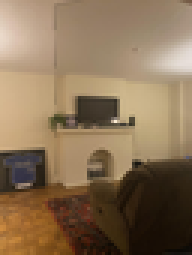
#> input picture HW3/data/LivingRoomPanorama.png, 64 x 85 px, shrunk from 1008 x 1345 before the run, given in place of cv_cover.jpg, which was not available (shown 3 times larger)
$ python displayMatch.py
#> lines starting #> are read from the running program, lines starting #| are printed output that depends on the picture; pictures that were not available may be replaced by others from this repository, and a replacement may not be noted
### HW3/code/matchPics.py
import numpy as np
import cv2
import skimage.color
from helper import briefMatch
from helper import computeBrief
from helper import corner_detection

# Q2.1.4


def matchPics(I1, I2, opts):
    """
    Match features across images

    Input
    -----
    I1, I2: Source images
    opts: Command line args

    Returns
    -------
    matches: List of indices of matched features across I1, I2 [p x 2]
    locs1, locs2: Pixel coordinates of matches [N x 2]
    """

    # print("Computing Matches...\n")

    ratio = opts.ratio  # 'ratio for BRIEF feature descriptor'
    sigma = opts.sigma  # 'threshold for corner detection using FAST feature detector'

    # TODO: Convert Images to GrayScale
    I1g = skimage.color.rgb2gray(I1)
    I2g = skimage.color.rgb2gray(I2)

    # TODO: Detect Features in Both Images
    locs1_temp = corner_detection(I1g, sigma)
    locs2_temp = corner_detection(I2g, sigma)

    # TODO: Obtain descriptors for the computed feature locations
    desc1, locs1 = computeBrief(I1g, locs1_temp)
    desc2, locs2 = computeBrief(I2g, locs2_temp)

    # TODO: Match features using the descriptors
    matches = briefMatch(desc1, desc2, ratio)

    print(
        f"Matches: {matches.shape[0]} | Locs 1: {locs1.shape[0]} | Locs 2: {locs2.shape[0]}\n")

    # Flip y,x to x, y
    locs1 = np.fliplr(locs1)
    locs2 = np.fliplr(locs2)

    return matches, locs1, locs2

### HW3/code/helper.py
import numpy as np
import cv2
import scipy.io as sio
from matplotlib import pyplot as plt
import skimage.feature

PATCHWIDTH = 9

def briefMatch(desc1,desc2,ratio):

    matches = skimage.feature.match_descriptors(desc1,desc2,'hamming',cross_check=True,max_ratio=ratio)
    return matches


def plotMatches(im1,im2,matches,locs1,locs2):

    fig, ax = plt.subplots(nrows=1, ncols=1)
    im1 = cv2.cvtColor(im1, cv2.COLOR_BGR2GRAY)
    im2 = cv2.cvtColor(im2, cv2.COLOR_BGR2GRAY)
    plt.axis('off')
    skimage.feature.plot_matches(ax,im1,im2,locs1,locs2,matches,matches_color='r',only_matches=True)
    plt.show()
    return


def makeTestPattern(patchWidth, nbits):

    np.random.seed(0)
    compareX = patchWidth*patchWidth * np.random.random((nbits,1))
    compareX = np.floor(compareX).astype(int)
    np.random.seed(1)
    compareY = patchWidth*patchWidth * np.random.random((nbits,1))
    compareY = np.floor(compareY).astype(int)

    return (compareX, compareY)


def computePixel(img, idx1, idx2, width, center):

    halfWidth = width // 2
    col1 = idx1 % width - halfWidth
    row1 = idx1 // width - halfWidth
    col2 = idx2 % width - halfWidth
    row2 = idx2 // width - halfWidth
    return 1 if img[int(center[0]+row1)][int(center[1]+col1)] < img[int(center[0]+row2)][int(center[1]+col2)] else 0


def computeBrief(img, locs):

    patchWidth = 9
    nbits = 256
    compareX, compareY = makeTestPattern(patchWidth,nbits)
    m, n = img.shape

    halfWidth = patchWidth//2

    locs = np.array(list(filter(lambda x: halfWidth <= x[0] < m-halfWidth and halfWidth <= x[1] < n-halfWidth, locs)))
    desc = np.array([list(map(lambda x: computePixel(img, x[0], x[1], patchWidth, c), zip(compareX, compareY))) for c in locs])

    return desc, locs


def corner_detection(img, sigma):

    # fast method
    result_img = skimage.feature.corner_fast(img, n=PATCHWIDTH, threshold=sigma)
    locs = skimage.feature.corner_peaks(result_img, min_distance=1)
    return locs


# [31 lines left out: function loadVid, not called in this run]

### HW3/code/opts.py
'''
Hyperparameters wrapped in argparse
This file contains most of tuanable parameters for this homework


You can change the values by changing their default fields or by command-line
arguments. For example, "python q2_1_4.py --sigma 0.15 --ratio 0.7"
'''

import argparse


def get_opts():
    parser = argparse.ArgumentParser(description='16-720 HW2: Homography')

    # Feature detection (requires tuning)
    parser.add_argument('--sigma', type=float, default=0.15,
                        help='threshold for corner detection using FAST feature detector')
    parser.add_argument('--ratio', type=float, default=0.90,
                        help='ratio for BRIEF feature descriptor')

    # Ransac (requires tuning)
    parser.add_argument('--max_iters', type=int, default=250,
                        help='the number of iterations to run RANSAC for')
    parser.add_argument('--inlier_tol', type=float, default=2.0,
                        help='the tolerance value for considering a point to be an inlier')

    # Additional options (add your own hyperparameters here)

    ##
    opts = parser.parse_args()

    return opts

### HW3/code/displayMatch.py
import numpy as np
import cv2
from matchPics import matchPics
from helper import plotMatches
from opts import get_opts


def displayMatched(opts, image1, image2):
    """
    Displays matches between two images

    Input
    -----
    opts: Command line args
    image1, image2: Source images
    """

    matches, locs1, locs2 = matchPics(image1, image2, opts)

    # display matched features
    locs1 = np.fliplr(locs1)
    locs2 = np.fliplr(locs2)
    plotMatches(image1, image2, matches, locs1, locs2)


if __name__ == "__main__":

    opts = get_opts()
    image1 = cv2.imread('../data/cv_cover.jpg')
#> image1 is the input picture: shape (85, 64, 3); mean B, G, R 86, 113.8, 137.5
    image2 = cv2.imread('../data/cv_desk.png')
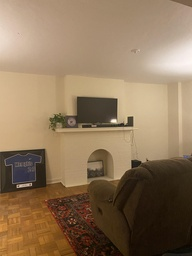
#> input picture HW3/data/livingroom_left.jpg, 192 x 256 px, shrunk from 3024 x 4032 before the run, given in place of cv_desk.png, which was not available
#> image2 is the input picture: shape (256, 192, 3); mean B, G, R 90.7, 118.5, 142.8

    displayMatched(opts, image1, image2)
#> in matchPics, `I1g = skimage.color.rgb2gray(I1)`:
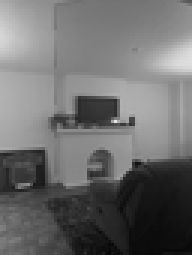
#> I1g: shape (85, 64) float64 (shown 3 times larger); min 0.0303, max 0.909, mean 0.43
#> in matchPics, `I2g = skimage.color.rgb2gray(I2)`:
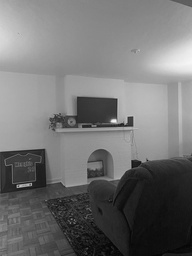
#> I2g: shape (256, 192) float64; min 0.0118, max 0.964, mean 0.448
#> in corner_detection, `result_img = skimage.feature.corner_fast(img, n=PATCHWIDTH, threshold=..`:
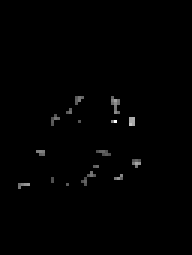
#> result_img: shape (85, 64) float64 (shown 3 times larger); min 0, max 8.09, mean 0.0513; drawn with min black and max white
#> in corner_detection, `locs = skimage.feature.corner_peaks(result_img, min_distance=1)`: locs = 19 rows, first 8: [40, 38], [41, 43], [39, 44], [54, 45], [33, 38], [61, 9], [59, 39], [37, 38]
#> in matchPics, `locs1_temp = corner_detection(I1g, sigma)`: locs1_temp has the same summary as locs in corner_detection
#> in matchPics, `locs2_temp = corner_detection(I2g, sigma)`: locs2_temp = 66 pairs, first value 97 to 248, second value 6 to 147
#> in matchPics, `desc1, locs1 = computeBrief(I1g, locs1_temp)`: locs1 has the same summary as locs in corner_detection
#> in matchPics, `desc2, locs2 = computeBrief(I2g, locs2_temp)`: locs2 has the same summary as locs2_temp
#> in briefMatch, `matches = skimage.feature.match_descriptors(desc1,desc2,'hamming',cros..`: matches = [[4, 6], [7, 11], [8, 23], [9, 22], [11, 34], [14, 44], [15, 20], [16, 25], [17, 37]]
#| Matches: 9 | Locs 1: 19 | Locs 2: 66
#> in matchPics, `locs1 = np.fliplr(locs1)`: locs1 = 19 rows, first 8: [38, 40], [43, 41], [44, 39], [45, 54], [38, 33], [9, 61], [39, 59], [38, 37]
#> in matchPics, `locs2 = np.fliplr(locs2)`: locs2 = 66 pairs, first value 6 to 147, second value 97 to 248
#> in displayMatched, `locs1 = np.fliplr(locs1)`: locs1 has the same summary as locs in corner_detection
#> in displayMatched, `locs2 = np.fliplr(locs2)`: locs2 has the same summary as locs2_temp in matchPics
#> (the run stopped early here; a loop or call above may not have finished)
